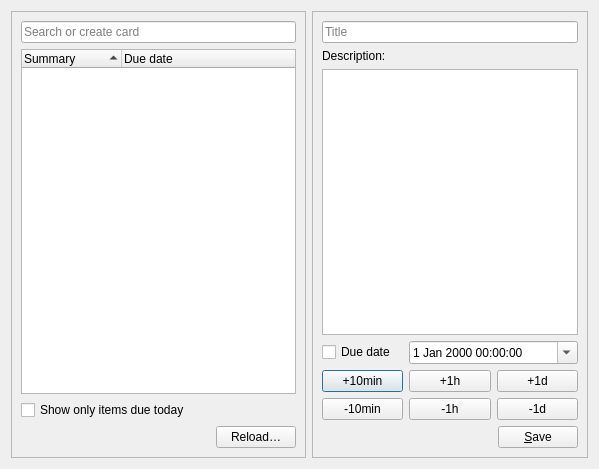
<?xml version="1.0" encoding="UTF-8"?>
<ui version="4.0">
 <class>NextcloudDeckDialog</class>
 <widget class="QDialog" name="NextcloudDeckDialog">
  <property name="geometry">
   <rect>
    <x>0</x>
    <y>0</y>
    <width>599</width>
    <height>469</height>
   </rect>
  </property>
  <property name="windowTitle">
   <string>Manage Nextcloud Deck Cards</string>
  </property>
  <layout class="QGridLayout" name="gridLayout">
   <item row="0" column="1">
    <widget class="QFrame" name="editFrame">
     <property name="frameShape">
      <enum>QFrame::StyledPanel</enum>
     </property>
     <property name="frameShadow">
      <enum>QFrame::Raised</enum>
     </property>
     <layout class="QGridLayout" name="gridLayout_2">
      <item row="0" column="0" colspan="3">
       <widget class="QLineEdit" name="titleLineEdit">
        <property name="placeholderText">
         <string>Title</string>
        </property>
       </widget>
      </item>
      <item row="1" column="0" colspan="3">
       <widget class="QLabel" name="descriptionLabel">
        <property name="text">
         <string>Description:</string>
        </property>
       </widget>
      </item>
      <item row="2" column="0" colspan="3">
       <widget class="QOwnNotesMarkdownTextEdit" name="descriptionTextEdit"/>
      </item>
      <item row="3" column="0">
       <widget class="QCheckBox" name="dueDateTimeCheckBox">
        <property name="text">
         <string>Due date</string>
        </property>
       </widget>
      </item>
      <item row="3" column="1" colspan="2">
       <widget class="QDateTimeEdit" name="dueDateTimeEdit">
        <property name="currentSection">
         <enum>QDateTimeEdit::HourSection</enum>
        </property>
        <property name="calendarPopup">
         <bool>true</bool>
        </property>
       </widget>
      </item>
      <item row="4" column="0">
       <widget class="QPushButton" name="add10MinButton">
        <property name="text">
         <string>+10min</string>
        </property>
       </widget>
      </item>
      <item row="4" column="1">
       <widget class="QPushButton" name="add1HourButton">
        <property name="text">
         <string>+1h</string>
        </property>
       </widget>
      </item>
      <item row="4" column="2">
       <widget class="QPushButton" name="add1DayButton">
        <property name="text">
         <string>+1d</string>
        </property>
       </widget>
      </item>
      <item row="5" column="0">
       <widget class="QPushButton" name="sub10MinButton">
        <property name="text">
         <string>-10min</string>
        </property>
       </widget>
      </item>
      <item row="5" column="1">
       <widget class="QPushButton" name="sub1HourButton">
        <property name="text">
         <string>-1h</string>
        </property>
       </widget>
      </item>
      <item row="5" column="2">
       <widget class="QPushButton" name="subd1DayButton">
        <property name="text">
         <string>-1d</string>
        </property>
       </widget>
      </item>
      <item row="6" column="0" colspan="3">
       <widget class="QFrame" name="buttonFrame">
        <property name="frameShape">
         <enum>QFrame::NoFrame</enum>
        </property>
        <property name="frameShadow">
         <enum>QFrame::Plain</enum>
        </property>
        <layout class="QHBoxLayout" name="horizontalLayout">
         <property name="leftMargin">
          <number>0</number>
         </property>
         <property name="topMargin">
          <number>0</number>
         </property>
         <property name="rightMargin">
          <number>0</number>
         </property>
         <property name="bottomMargin">
          <number>0</number>
         </property>
         <item>
          <spacer name="horizontalSpacer">
           <property name="orientation">
            <enum>Qt::Horizontal</enum>
           </property>
           <property name="sizeHint" stdset="0">
            <size>
             <width>40</width>
             <height>20</height>
            </size>
           </property>
          </spacer>
         </item>
         <item>
          <widget class="QPushButton" name="saveButton">
           <property name="toolTip">
            <string>Create card and insert link into current note</string>
           </property>
           <property name="text">
            <string>&amp;Save</string>
           </property>
           <property name="icon">
            <iconset theme="document-save" resource="../breeze-qownnotes.qrc">
             <normaloff>:/icons/breeze-qownnotes/16x16/document-save.svg</normaloff>:/icons/breeze-qownnotes/16x16/document-save.svg</iconset>
           </property>
           <property name="shortcut">
            <string notr="true">Ctrl+S</string>
           </property>
          </widget>
         </item>
        </layout>
       </widget>
      </item>
     </layout>
    </widget>
   </item>
   <item row="0" column="0">
    <widget class="QFrame" name="selectFrame">
     <property name="frameShape">
      <enum>QFrame::StyledPanel</enum>
     </property>
     <property name="frameShadow">
      <enum>QFrame::Raised</enum>
     </property>
     <layout class="QGridLayout" name="gridLayout_3">
      <item row="2" column="0">
       <widget class="QCheckBox" name="showDueTodayItemsOnlyCheckBox">
        <property name="toolTip">
         <string>This doesn't work for sub-items, because they may be hidden by the parent item!</string>
        </property>
        <property name="text">
         <string>Show only items due today</string>
        </property>
       </widget>
      </item>
      <item row="1" column="0">
       <widget class="QTreeWidget" name="cardItemTreeWidget">
        <property name="contextMenuPolicy">
         <enum>Qt::CustomContextMenu</enum>
        </property>
        <property name="sortingEnabled">
         <bool>true</bool>
        </property>
        <column>
         <property name="text">
          <string>Summary</string>
         </property>
        </column>
        <column>
         <property name="text">
          <string>Due date</string>
         </property>
        </column>
       </widget>
      </item>
      <item row="3" column="0">
       <widget class="QFrame" name="frame">
        <layout class="QHBoxLayout" name="horizontalLayout_2">
         <property name="leftMargin">
          <number>0</number>
         </property>
         <property name="topMargin">
          <number>0</number>
         </property>
         <property name="rightMargin">
          <number>0</number>
         </property>
         <property name="bottomMargin">
          <number>0</number>
         </property>
         <item>
          <spacer name="horizontalSpacer_2">
           <property name="orientation">
            <enum>Qt::Horizontal</enum>
           </property>
           <property name="sizeHint" stdset="0">
            <size>
             <width>40</width>
             <height>20</height>
            </size>
           </property>
          </spacer>
         </item>
         <item>
          <widget class="QPushButton" name="reloadCardListButton">
           <property name="toolTip">
            <string>Reload the todo list from server</string>
           </property>
           <property name="text">
            <string>Reload…</string>
           </property>
           <property name="icon">
            <iconset theme="view-refresh" resource="../breeze-qownnotes.qrc">
             <normaloff>:/icons/breeze-qownnotes/16x16/view-refresh.svg</normaloff>:/icons/breeze-qownnotes/16x16/view-refresh.svg</iconset>
           </property>
          </widget>
         </item>
        </layout>
       </widget>
      </item>
      <item row="0" column="0">
       <widget class="QLineEdit" name="newItemEdit">
        <property name="placeholderText">
         <string>Search or create card</string>
        </property>
        <property name="clearButtonEnabled">
         <bool>true</bool>
        </property>
       </widget>
      </item>
     </layout>
    </widget>
   </item>
  </layout>
 </widget>
 <customwidgets>
  <customwidget>
   <class>QOwnNotesMarkdownTextEdit</class>
   <extends>QPlainTextEdit</extends>
   <header location="global">widgets/qownnotesmarkdowntextedit.h</header>
  </customwidget>
 </customwidgets>
 <tabstops>
  <tabstop>newItemEdit</tabstop>
  <tabstop>cardItemTreeWidget</tabstop>
  <tabstop>titleLineEdit</tabstop>
  <tabstop>descriptionTextEdit</tabstop>
  <tabstop>dueDateTimeCheckBox</tabstop>
  <tabstop>dueDateTimeEdit</tabstop>
  <tabstop>saveButton</tabstop>
  <tabstop>add10MinButton</tabstop>
  <tabstop>add1HourButton</tabstop>
  <tabstop>add1DayButton</tabstop>
  <tabstop>sub10MinButton</tabstop>
  <tabstop>sub1HourButton</tabstop>
  <tabstop>subd1DayButton</tabstop>
  <tabstop>showDueTodayItemsOnlyCheckBox</tabstop>
  <tabstop>reloadCardListButton</tabstop>
 </tabstops>
 <resources>
  <include location="../breeze-qownnotes.qrc"/>
 </resources>
 <connections/>
</ui>
